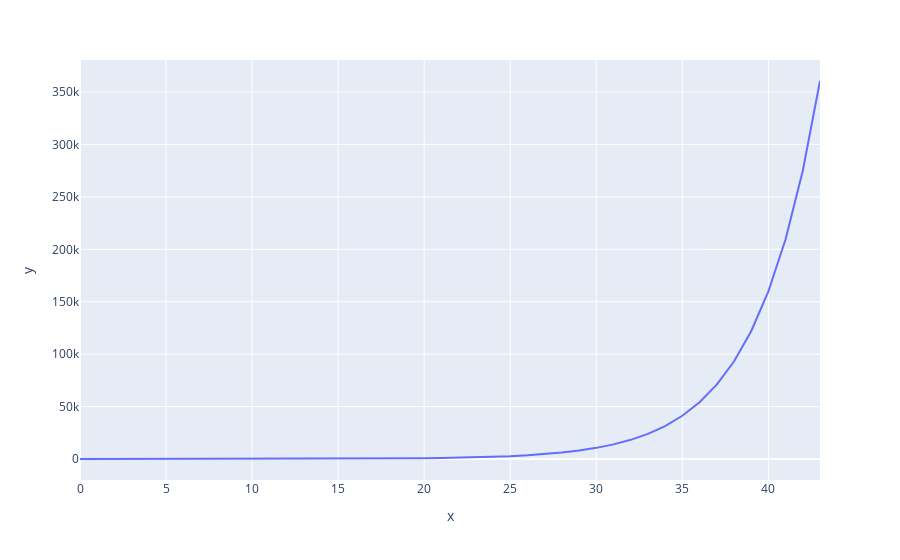

Notebook source saved alongside this figure:
### Code cell
int_fig = px.line(x=xdata_pred, y=y_data_pred)
int_fig.show()

### Figure 1 — Plotly figure (JSON) as saved in the notebook; plotly's stock layout.template omitted (floating-point values rounded to 4 significant figures)
{"data": [{"hovertemplate": "x=%{x}<br>y=%{y}<extra></extra>", "legendgroup": "", "line": {"color": "#636efa", "dash": "solid"}, "mode": "lines", "name": "", "showlegend": false, "type": "scatter", "x": [0, 2, 3, 4, 6, 7, 8, 9, 10, 11, 12, 13, 14, 15, 16, 17, 18, 19, 20, 21, 22, 23, 24, 25, 26, 27, 28, 29, 30, 31, 32, 33, 34, 35, 36, 37, 38, 39, 40, 41, 42, 43], "xaxis": "x", "y": [3.126, 5.376, 7.05, 9.245, 15.9, 20.85, 27.34, 35.85, 47.01, 61.65, 80.85, 106.0, 139.0, 182.3, 239.1, 313.5, 411.1, 539.1, 707.0, 927.1, 1216.0, 1594.0, 2091.0, 2742.0, 3595.0, 4715.0, 6182.0, 8107.0, 10630.0, 13940.0, 18280.0, 23970.0, 31440.0, 41230.0, 54060.0, 70900.0, 92970.0, 121900.0, 159900.0, 209600.0, 274900.0, 360500.0], "yaxis": "y"}], "layout": {"legend": {"tracegroupgap": 0}, "margin": {"t": 60}, "xaxis": {"anchor": "y", "domain": [0, 1], "title": {"text": "x"}}, "yaxis": {"anchor": "x", "domain": [0, 1], "title": {"text": "y"}}}}
